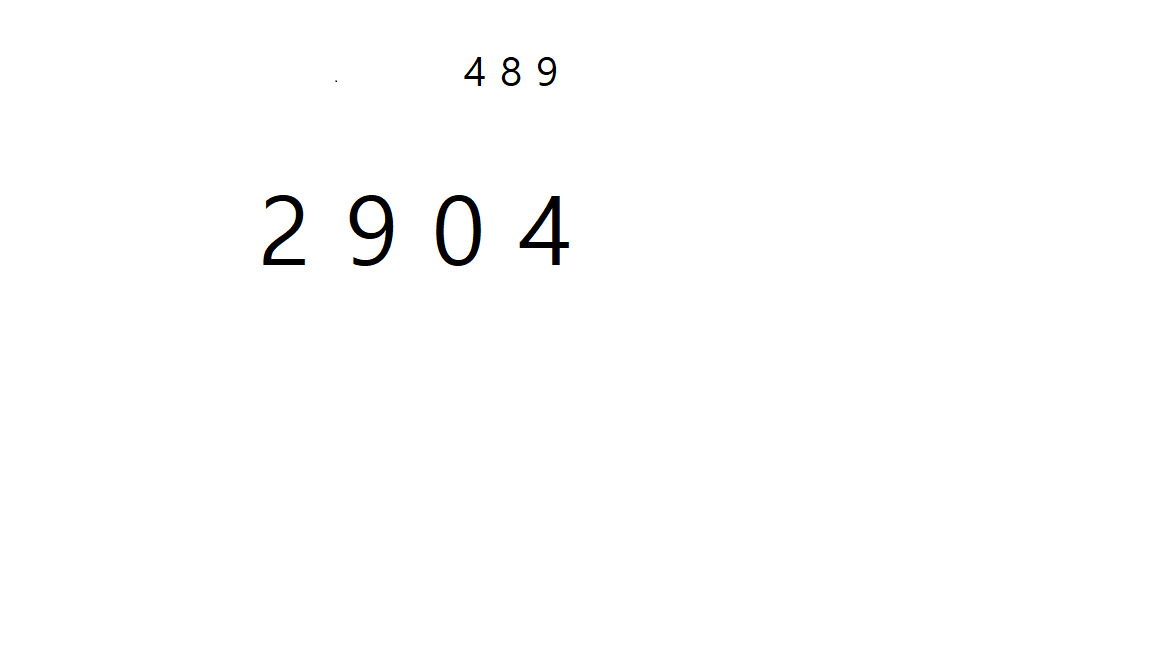
#> input picture deep_learning2/ch7/numbers.png, 1152 x 648 px, found by its file name
$ python ocr1.py
#> lines starting #> are read from the running program, lines starting #| are printed output that depends on the picture; after the words box and inside, x2 and y2 are one past the last pixel; in counts of white or black regions, pixels touching at a corner belong together
import sys
import numpy as np
import cv2
# 이미지 읽어 들이기 --- (※ 1)
im = cv2.imread('numbers.PNG')
#> im is the input picture: shape (648, 1152, 3); mean B, G, R 253.3, 253.3, 253.3
# 그레이스케일로 변환하고 블러를 걸고 이진화하기 --- (※2)
gray = cv2.cvtColor(im, cv2.COLOR_BGR2GRAY)
blur = cv2.GaussianBlur(gray, (5, 5), 0)
thresh = cv2.adaptiveThreshold(blur, 255, 1, 1, 11, 2)
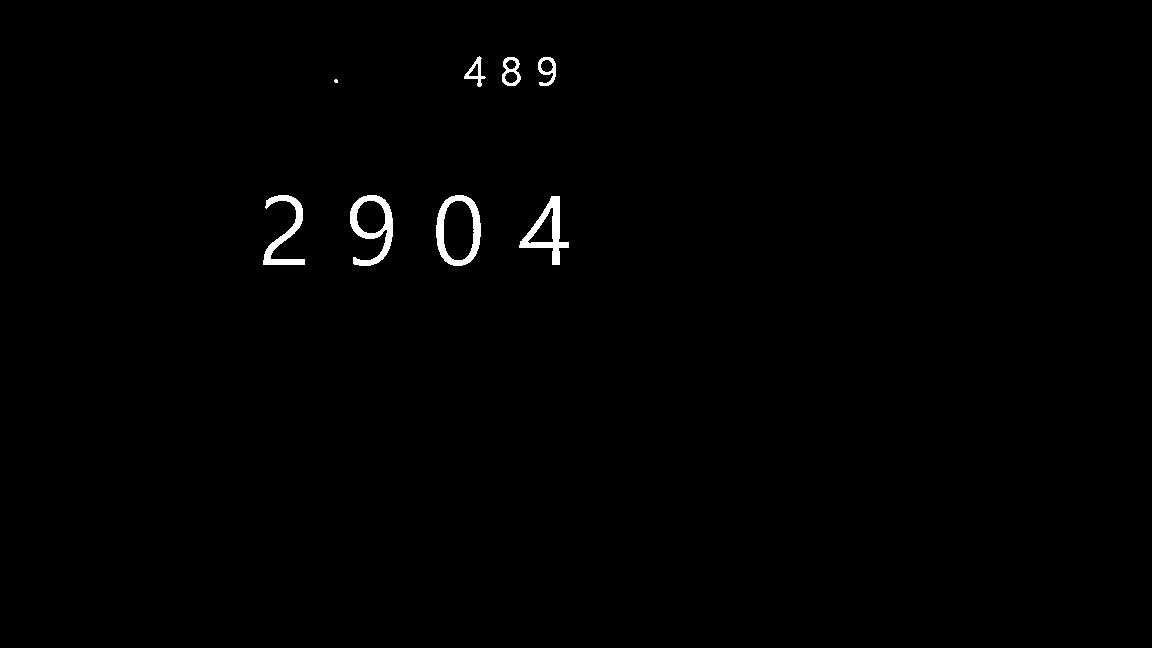
#> thresh: shape (648, 1152); 0.68% white; 8 white regions (1 under 20 px)
# 윤곽 추출하기 --- (※3)
contours = cv2.findContours(
  thresh, cv2.RETR_LIST, cv2.CHAIN_APPROX_SIMPLE)[0]
#> contours = 15 contours, 1 with area under 20; largest, box (x1, y1, x2, y2) and area: (436, 195, 481, 266) 2535, (350, 195, 393, 266) 1754, (443, 200, 475, 261) 1535, (519, 196, 569, 265) 1356, (263, 195, 305, 265) 800
# 추출한 윤곽을 반복 처리하기 --- (※4)
for cnt in contours:
  x, y, w, h = cv2.boundingRect(cnt) # --- (※5)
  if h < 20: continue # 너무 작으면 건너뛰기
  red = (0, 0, 255)
  cv2.rectangle(im, (x, y), (x+w, y+h), red, 2)
#> this loop made 15 passes
#> (x, y, w, h) on passes 1 to 12: (527, 207, 27, 37), (443, 200, 32, 61), (356, 200, 30, 34), (519, 196, 50, 69), (436, 195, 45, 71), (350, 195, 43, 71), (263, 195, 42, 70), (334, 79, 4, 4), (504, 71, 14, 13), (468, 63, 11, 14), (540, 59, 14, 14), (505, 59, 12, 11)
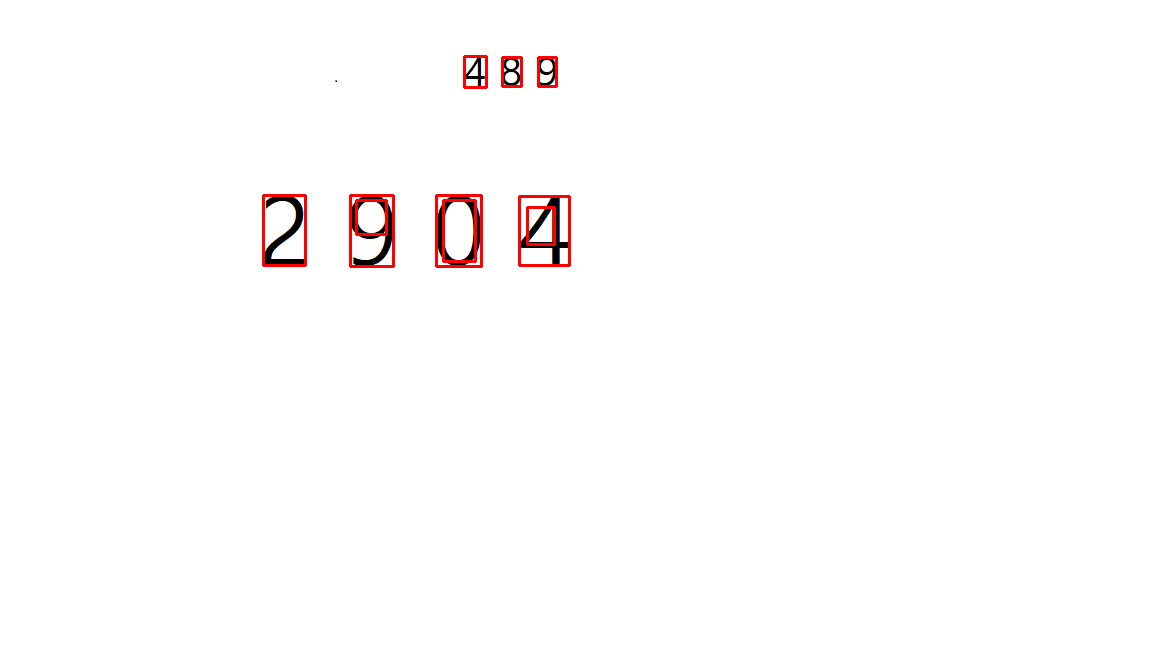
#> im: shape (648, 1152, 3); 0.66% of pixels changed, all inside (x1, y1, x2, y2) = (262, 55, 571, 268)
cv2.imwrite('numbers-cnt.PNG', im)
